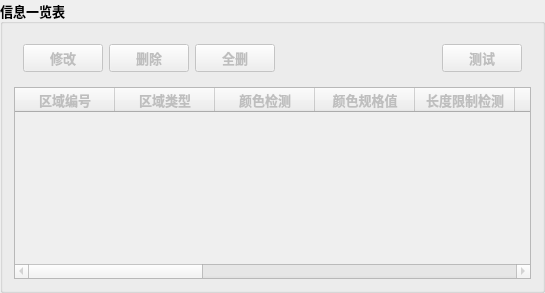
          <widget class="QGroupBox" name="groupBoxFuncShow">
           <property name="font">
            <font>
             <family>等线</family>
             <pointsize>10</pointsize>
             <weight>75</weight>
             <bold>true</bold>
            </font>
           </property>
           <property name="title">
            <string>信息一览表</string>
           </property>
           <layout class="QGridLayout" name="gridLayout_14">
            <item row="0" column="0">
             <widget class="QWidget" name="widget_5" native="true">
              <property name="enabled">
               <bool>true</bool>
              </property>
              <layout class="QGridLayout" name="gridLayout_13">
               <item row="0" column="2">
                <widget class="QPushButton" name="buttonDeleteAllMsg">
                 <property name="enabled">
                  <bool>false</bool>
                 </property>
                 <property name="text">
                  <string>全删</string>
                 </property>
                </widget>
               </item>
               <item row="0" column="0">
                <widget class="QPushButton" name="buttonModifyMsg">
                 <property name="enabled">
                  <bool>false</bool>
                 </property>
                 <property name="text">
                  <string>修改</string>
                 </property>
                </widget>
               </item>
               <item row="0" column="1">
                <widget class="QPushButton" name="buttonDeleteMsg">
                 <property name="enabled">
                  <bool>false</bool>
                 </property>
                 <property name="text">
                  <string>删除</string>
                 </property>
                </widget>
               </item>
               <item row="0" column="3">
                <spacer name="horizontalSpacer">
                 <property name="orientation">
                  <enum>Qt::Horizontal</enum>
                 </property>
                 <property name="sizeHint" stdset="0">
                  <size>
                   <width>161</width>
                   <height>20</height>
                  </size>
                 </property>
                </spacer>
               </item>
               <item row="0" column="4">
                <widget class="QPushButton" name="buttonTest">
                 <property name="enabled">
                  <bool>false</bool>
                 </property>
                 <property name="text">
                  <string>测试</string>
                 </property>
                </widget>
               </item>
              </layout>
             </widget>
            </item>
            <item row="1" column="0">
             <widget class="QTableWidget" name="tableWidgetModelMsg">
              <property name="enabled">
               <bool>false</bool>
              </property>
              <property name="selectionBehavior">
               <enum>QAbstractItemView::SelectRows</enum>
              </property>
              <attribute name="verticalHeaderVisible">
               <bool>false</bool>
              </attribute>
              <column>
               <property name="text">
                <string>区域编号</string>
               </property>
              </column>
              <column>
               <property name="text">
                <string>区域类型</string>
               </property>
              </column>
              <column>
               <property name="text">
                <string>颜色检测</string>
               </property>
              </column>
              <column>
               <property name="text">
                <string>颜色规格值</string>
               </property>
              </column>
              <column>
               <property name="text">
                <string>长度限制检测</string>
               </property>
              </column>
              <column>
               <property name="text">
                <string>长度规格值</string>
               </property>
              </column>
              <column>
               <property name="text">
                <string>长度偏差值</string>
               </property>
              </column>
              <column>
               <property name="text">
                <string>位置检测</string>
               </property>
              </column>
              <column>
               <property name="text">
                <string>起始ID</string>
               </property>
              </column>
              <column>
               <property name="text">
                <string>位置规格值</string>
               </property>
              </column>
              <column>
               <property name="text">
                <string>位置偏差值</string>
               </property>
              </column>
              <column>
               <property name="text">
                <string>有无检测</string>
               </property>
              </column>
              <column>
               <property name="text">
                <string>类型检测</string>
               </property>
              </column>
              <column>
               <property name="text">
                <string>方向检测</string>
               </property>
              </column>
             </widget>
            </item>
           </layout>
          </widget>
